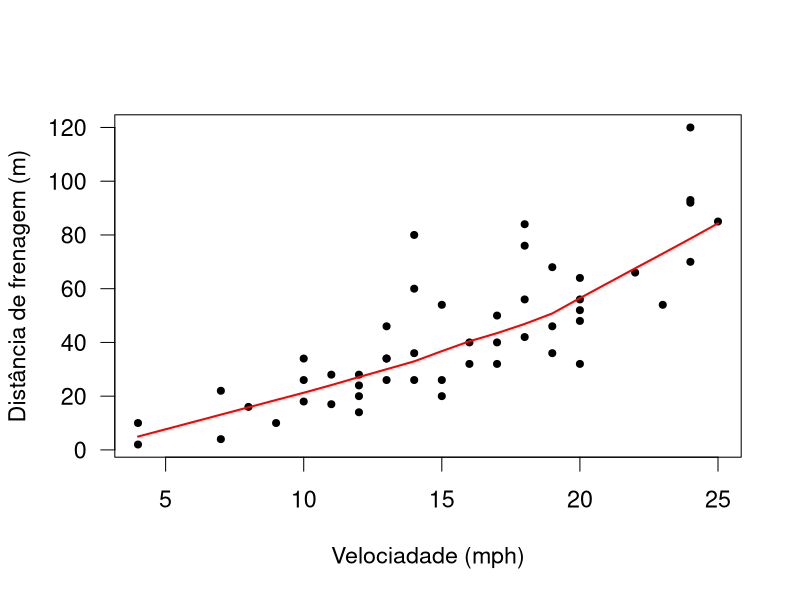
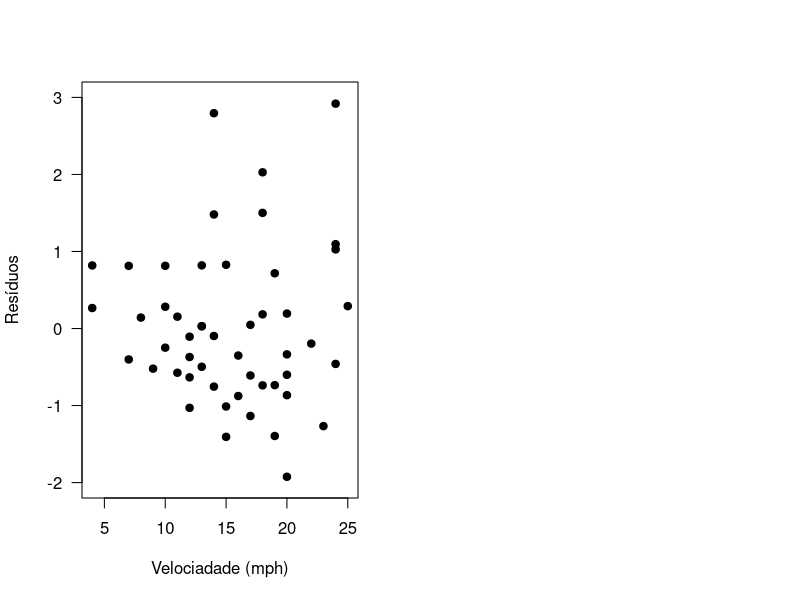
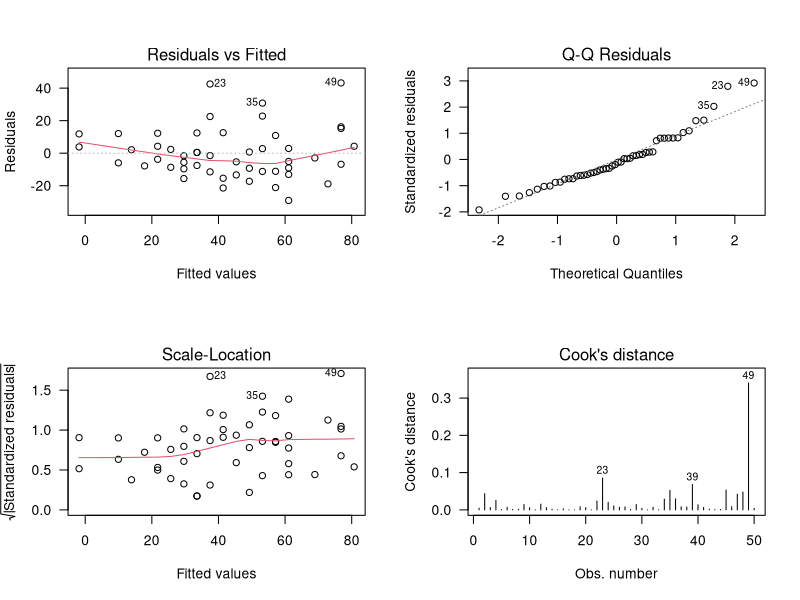
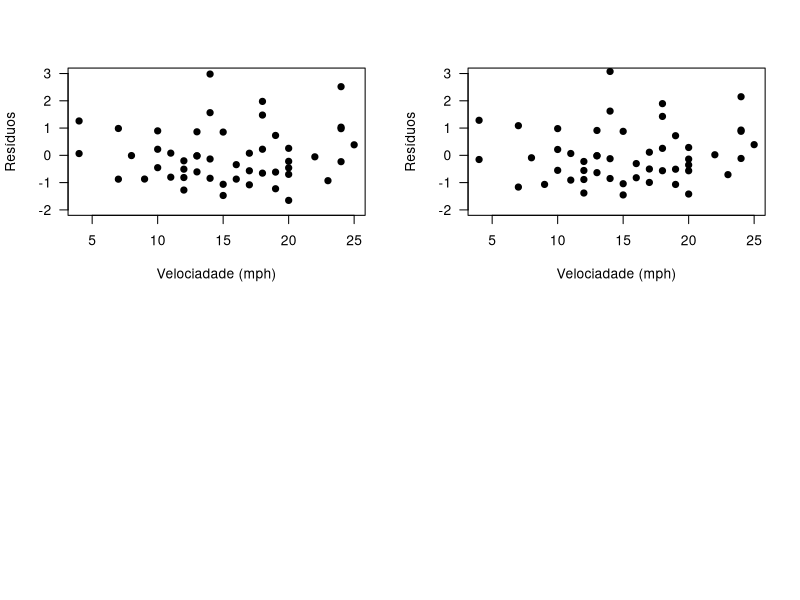

Write the R code that produced these figures, in order.
### Exemplo - Mínimos quadrados ponderados. Vamos utilizar o data frame 
# cars, disponível na base do R.

require(car) 
### Deste pacote vamos usar a função ncvTest, que permite 
# testar a hipótese de variância constante para o erro.  
require(nlme) 
### Desse pacote vamos utilizar a função gls, para ajustar 
# um modelo alternativo baseado em mínimos quadrados ponderados.

help(cars) 
### Consultando a documentação dos dados, para entender as variáveis.

options(scipen = 3, device = 'x11', width = 80)

head(cars,10) 
### Visualizando as dez primeiras linhas da base.

summary(cars) 
### Extraindo algumas descritivas.

par(cex=1.4, las=1)
plot(cars, pch=20, xlab='Velociadade (mph)', ylab='Distância de frenagem (m)') 
### Gráfico de dispersão da distância de frenagem em relação à velocidade do veículo.

with(cars, lines(lowess(dist~speed), col='red', lwd=2)) 
### Ajustando uma curva de regressão não paramétrica 
### (apenas para verificar melhor a relação entre as variáveis. Não entraremos em 
### detalhes sobre este procedimento agora).


### Claramente há uma relação entre as variáveis (a distância de frenagem 
### aumenta conforme a velocidade do veículo). Vamos assumir que a relação 
### entre as variáveis é linear. Fica como exercício para o aluno tentar 
### outras possibilidades, como ajustar um modelo polinomial ou transformar 
### uma das variáveis (ou ambas). 


########################################################################
###1º Ajuste

ajuste <- lm(dist ~ speed, data = cars) 
### ajuste armazena o modelo de regressão linear ajustado para as duas variáveis.

summary(ajuste) 
### Estima-se que a distância de frenagem  aumente, em média, aproximadamente 
### 4 metros (3,93) a cada aumento de 1 mph na velocidade do veículo. 
### Na prática, o intercepto não tem interpretação. Por que?

residuos <- rstandard(ajuste) 
### Extraindo os resíduos (padronizados) do ajuste.

par(cex=1.4, las=1, mfrow=c(1,2))
plot(cars$speed, residuos, xlab='Velociadade (mph)', ylab='Resíduos', 
     pch=20,cex=1.5,ylim=c(-2,3))
### Gráfico de resíduos vs velocidade. Há claros indicativos de que a 
# variância dos resíduos aumenta com a velocidade

par(mfrow = c(2,2))
plot(ajuste, which = 1:4)

ncvTest(lm(dist~speed, data=cars)) 
### A hipótese nula do teste é que a variância dos resíduos é constante 
### em relação à velocidade. O teste fornece evidência significativa de 
### que a variância não é constante (p=0,03).


########################################################################
###2º Ajuste

### Vamos considerar que a variância dos resíduos aumente linearmente com 
### a velocidade do veículo, o que nos motiva a usar como pesos 1/velocidade.

ajuste2 <- lm(dist ~ speed, weights=1/speed, data=cars) 
### Incorporamos os pesos por meio do argumento "weights".

residuos2 <- rstandard(ajuste2)
plot(cars$speed, residuos2, xlab='Velociadade (mph)', ylab='Resíduos', 
     pch=20,cex=1.5,ylim=c(-2,3))
### Repare que o padrão verificado nesse gráfico (de variação não constante 
### para os resíduos) não é evidente se comparado ao primeiro ajuste.

ncvTest(lm(dist~speed, weights=1/speed, data=cars)) 
### O teste de Breusch-Pagan não indica a rejeição da hipótese de variância 
### constante (p=0,32).

summary(ajuste2) 
compareCoefs(ajuste,ajuste2) 
### A função compareCoefs dispõe lado a lado estimativas e erros padrões 
### de dois ou mais modelos ajustados.

### Observe que a estimativa do efeito da velocidade na distância de 
### frenagem é menor (3.63, contra 3.93 no ajuste1), mas seu erro padrão
### também é menor (0.34, contra 0.41 no ajuste1). De qualquer forma, novamente 
### se verifica relação significativa entre as variáveis.


############################ 3º Ajuste 
### Vamos considerar agora que a relação entre a variação dos erros e a 
### velocidade seja desconhecida, mas desejamos estimá-la. Uma maneira de 
### fazer isso é assumir uma forma não completamente especificada para essa 
### relação, envolvendo parâmetros, e estimar esses parâmetros juntamente 
### com os demais parâmetros do modelo.

### Poderíamos especificar varias funções. Vamos considerar uma, implementada 
# no pacote nlme: DP(Erros)=alpha+velocidade^beta, ou seja, estamos assumindo 
# uma relação do tipo potência, onde alpha e beta são parâmetros a serem estimados.

ajuste3 <- gls(dist ~ speed, data=cars, weight = varConstPower(form =~ speed))
residuos3 <- residuals(ajuste3, type='normalized')

plot(cars$speed,residuos3, xlab='Velociadade (mph)', ylab='Resíduos', pch=20,
     cex=1.5, ylim=c(-2,3))
compareCoefs(ajuste, ajuste2, ajuste3)
summary(ajuste3)

### Observe que a estimativa da potência (power=1,022) indica relação 
### (aproximandamente) linear entre o desvio padrão dos resíduos e a velocidade, e,
### consequentemente, quadrática entre a variância dos erros e a velocidade.
